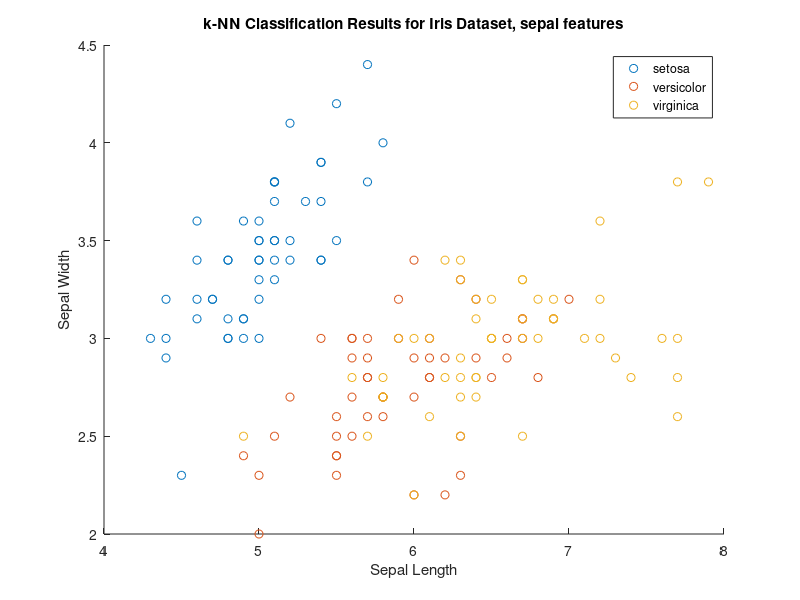
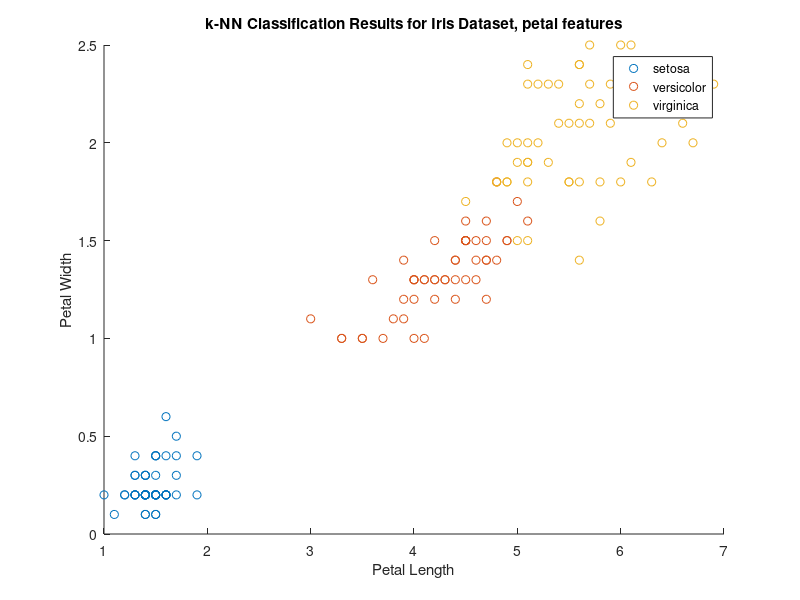

These figures' MATLAB source, in order:
% TODO
% - Capçalera al script
% - Separar en 3 seccions, (i) lectura de dades (iii) entrenament (iii) visualització
% calcul de metriques??? emprar part del dataset per validar?

clear
clc
close all

% This script applies the k-nearest neighbor (k-NN) algorithm to Fisher's 
% iris dataset for classification. The dataset consists of sepal and petal 
% measurements for three different species of iris flowers. The model is 
% trained using k=7 nearest neighbors, and predictions are made for new data points. 
% The results are visualized with a scatter plot of the sepal and petal measurements.

%% -------------- Part 1 Data loading --------

% Load the Fisher's iris dataset, which contains measurements of iris flowers.
load fisheriris 

% Assign features (measurements) to X and labels (species) to Y.
X = meas; % Feature matrix containing sepal and petal dimensions.
Y = species; % Class labels corresponding to the species of iris.

% Create a k-NN classification model using k=7 neighbors.
% Standardizing the features ensures they contribute equally to distance calculations.
k = 7;
knn_mdl = fitcknn(X, Y, 'NumNeighbors', k, 'Standardize', 1);

% Display the class names from the trained model.
knn_mdl.ClassNames 

% Define new data points for prediction, represented by their measurements.
xnew = [5.55 4 3 1; 5.25 2.5 3.75 1.2]; 

% Use the k-NN model to predict the species for the new data points.
label = predict(knn_mdl, xnew); 

% --- Plotting the classification results ---

% Two first features are represented
figure(1)
gscatter(X(:, 1), X(:, 2), Y);
xlabel('Sepal Length')
ylabel('Sepal Width')
title('k-NN Classification Results for Iris Dataset, sepal features')

% Two last features are represented
figure(2)
gscatter(X(:, 3), X(:, 4), Y);
xlabel('Petal Length')
ylabel('Petal Width')
title('k-NN Classification Results for Iris Dataset, petal features')